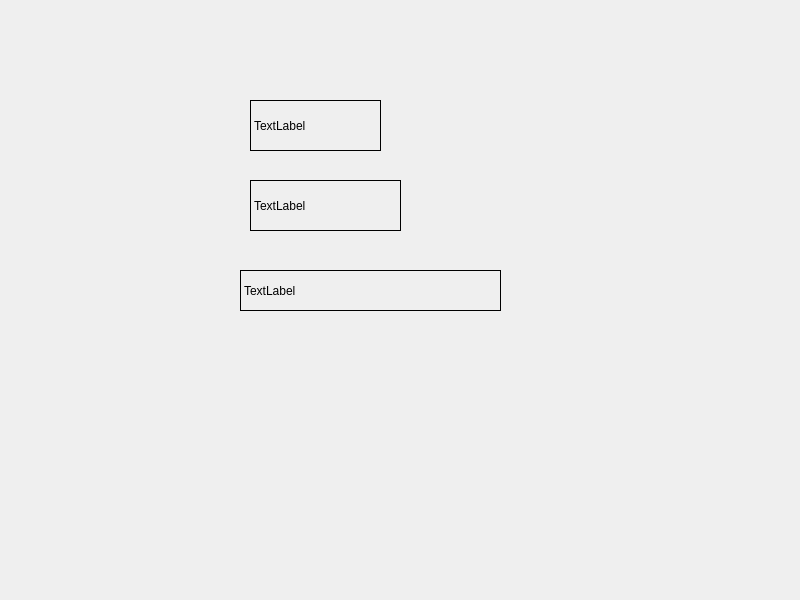
<?xml version="1.0" encoding="UTF-8"?>
<ui version="4.0">
 <class>Widget</class>
 <widget class="QWidget" name="Widget">
  <property name="geometry">
   <rect>
    <x>0</x>
    <y>0</y>
    <width>800</width>
    <height>600</height>
   </rect>
  </property>
  <property name="windowTitle">
   <string>Widget</string>
  </property>
  <widget class="QLabel" name="label">
   <property name="geometry">
    <rect>
     <x>250</x>
     <y>100</y>
     <width>131</width>
     <height>51</height>
    </rect>
   </property>
   <property name="frameShape">
    <enum>QFrame::Box</enum>
   </property>
   <property name="text">
    <string>TextLabel</string>
   </property>
  </widget>
  <widget class="QLabel" name="label_2">
   <property name="geometry">
    <rect>
     <x>250</x>
     <y>180</y>
     <width>151</width>
     <height>51</height>
    </rect>
   </property>
   <property name="frameShape">
    <enum>QFrame::Box</enum>
   </property>
   <property name="text">
    <string>TextLabel</string>
   </property>
  </widget>
  <widget class="QLabel" name="label_3">
   <property name="geometry">
    <rect>
     <x>240</x>
     <y>270</y>
     <width>261</width>
     <height>41</height>
    </rect>
   </property>
   <property name="frameShape">
    <enum>QFrame::Box</enum>
   </property>
   <property name="text">
    <string>TextLabel</string>
   </property>
  </widget>
 </widget>
 <resources/>
 <connections/>
</ui>
